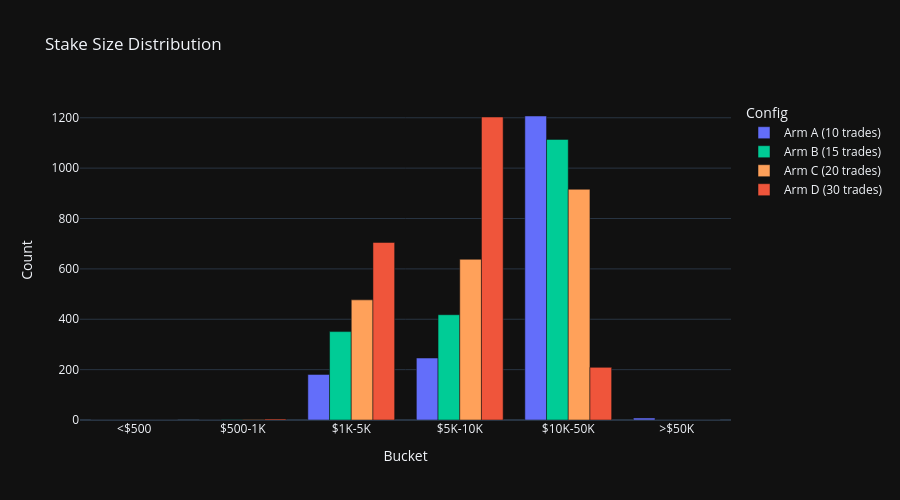

The notebook cell this image was saved under:
### Markdown cell above
## Stake Size Distribution

### Code cell
buckets = [0, 500, 1000, 5000, 10000, 50000, float('inf')]
bucket_labels = ['<$500', '$500-1K', '$1K-5K', '$5K-10K', '$10K-50K', '>$50K']

dist_data = []
for label, trades in all_trades.items():
    for i in range(len(buckets)-1):
        count = len(trades[(trades['stake_amount'] >= buckets[i]) & (trades['stake_amount'] < buckets[i+1])])
        dist_data.append({'Config': label, 'Bucket': bucket_labels[i], 'Count': count})

dist_df = pd.DataFrame(dist_data)
fig = px.bar(dist_df, x='Bucket', y='Count', color='Config', barmode='group',
             title='Stake Size Distribution',
             template=TEMPLATE, height=500,
             color_discrete_map=COLORS,
             category_orders={'Bucket': bucket_labels})
fig.show()

### Figure 1 — Plotly figure (JSON) as saved in the notebook; plotly's stock layout.template omitted (floating-point values rounded to 4 significant figures)
{"data": [{"alignmentgroup": "True", "hovertemplate": "Config=Arm A (10 trades)<br>Bucket=%{x}<br>Count=%{y}<extra></extra>", "legendgroup": "Arm A (10 trades)", "marker": {"color": "#636EFA", "pattern": {"shape": ""}}, "name": "Arm A (10 trades)", "offsetgroup": "Arm A (10 trades)", "orientation": "v", "showlegend": true, "textposition": "auto", "type": "bar", "x": ["<$500", "$500-1K", "$1K-5K", "$5K-10K", "$10K-50K", ">$50K"], "xaxis": "x", "y": [0, 0, 181, 246, 1207, 8], "yaxis": "y"}, {"alignmentgroup": "True", "hovertemplate": "Config=Arm B (15 trades)<br>Bucket=%{x}<br>Count=%{y}<extra></extra>", "legendgroup": "Arm B (15 trades)", "marker": {"color": "#00CC96", "pattern": {"shape": ""}}, "name": "Arm B (15 trades)", "offsetgroup": "Arm B (15 trades)", "orientation": "v", "showlegend": true, "textposition": "auto", "type": "bar", "x": ["<$500", "$500-1K", "$1K-5K", "$5K-10K", "$10K-50K", ">$50K"], "xaxis": "x", "y": [0, 1, 351, 418, 1114, 0], "yaxis": "y"}, {"alignmentgroup": "True", "hovertemplate": "Config=Arm C (20 trades)<br>Bucket=%{x}<br>Count=%{y}<extra></extra>", "legendgroup": "Arm C (20 trades)", "marker": {"color": "#FFA15A", "pattern": {"shape": ""}}, "name": "Arm C (20 trades)", "offsetgroup": "Arm C (20 trades)", "orientation": "v", "showlegend": true, "textposition": "auto", "type": "bar", "x": ["<$500", "$500-1K", "$1K-5K", "$5K-10K", "$10K-50K", ">$50K"], "xaxis": "x", "y": [0, 2, 477, 638, 916, 0], "yaxis": "y"}, {"alignmentgroup": "True", "hovertemplate": "Config=Arm D (30 trades)<br>Bucket=%{x}<br>Count=%{y}<extra></extra>", "legendgroup": "Arm D (30 trades)", "marker": {"color": "#EF553B", "pattern": {"shape": ""}}, "name": "Arm D (30 trades)", "offsetgroup": "Arm D (30 trades)", "orientation": "v", "showlegend": true, "textposition": "auto", "type": "bar", "x": ["<$500", "$500-1K", "$1K-5K", "$5K-10K", "$10K-50K", ">$50K"], "xaxis": "x", "y": [0, 4, 705, 1203, 209, 0], "yaxis": "y"}], "layout": {"barmode": "group", "height": 500, "legend": {"title": {"text": "Config"}, "tracegroupgap": 0}, "title": {"text": "Stake Size Distribution"}, "xaxis": {"anchor": "y", "categoryarray": ["<$500", "$500-1K", "$1K-5K", "$5K-10K", "$10K-50K", ">$50K"], "categoryorder": "array", "domain": [0.0, 1.0], "title": {"text": "Bucket"}}, "yaxis": {"anchor": "x", "domain": [0.0, 1.0], "title": {"text": "Count"}}}}
